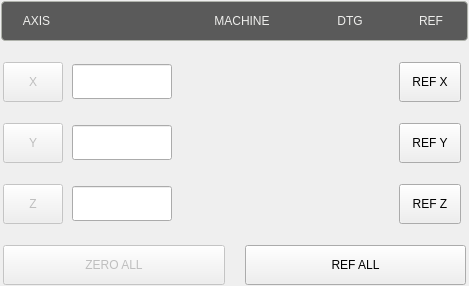
<?xml version="1.0" encoding="UTF-8"?>
<ui version="4.0">
 <class>dros_xyz</class>
 <widget class="QWidget" name="dros_xyz">
  <property name="geometry">
   <rect>
    <x>0</x>
    <y>0</y>
    <width>461</width>
    <height>286</height>
   </rect>
  </property>
  <property name="sizePolicy">
   <sizepolicy hsizetype="Preferred" vsizetype="Preferred">
    <horstretch>0</horstretch>
    <verstretch>0</verstretch>
   </sizepolicy>
  </property>
  <property name="windowTitle">
   <string>dros_xyz</string>
  </property>
  <property name="layoutDirection">
   <enum>Qt::LayoutDirection::LeftToRight</enum>
  </property>
  <layout class="QVBoxLayout" name="verticalLayout">
   <property name="spacing">
    <number>0</number>
   </property>
   <property name="leftMargin">
    <number>0</number>
   </property>
   <property name="topMargin">
    <number>0</number>
   </property>
   <property name="rightMargin">
    <number>0</number>
   </property>
   <property name="bottomMargin">
    <number>0</number>
   </property>
   <item>
    <widget class="QWidget" name="widget_xyz" native="true">
     <layout class="QVBoxLayout" name="verticalLayout_55">
      <property name="spacing">
       <number>19</number>
      </property>
      <property name="leftMargin">
       <number>0</number>
      </property>
      <property name="topMargin">
       <number>0</number>
      </property>
      <property name="rightMargin">
       <number>0</number>
      </property>
      <property name="bottomMargin">
       <number>0</number>
      </property>
      <item>
       <layout class="QHBoxLayout" name="horizontalLayout_81">
        <property name="spacing">
         <number>8</number>
        </property>
        <property name="leftMargin">
         <number>1</number>
        </property>
        <property name="topMargin">
         <number>1</number>
        </property>
        <property name="rightMargin">
         <number>1</number>
        </property>
        <property name="bottomMargin">
         <number>1</number>
        </property>
        <item>
         <widget class="QFrame" name="xyz_header_frame">
          <property name="sizePolicy">
           <sizepolicy hsizetype="Preferred" vsizetype="Fixed">
            <horstretch>0</horstretch>
            <verstretch>0</verstretch>
           </sizepolicy>
          </property>
          <property name="minimumSize">
           <size>
            <width>0</width>
            <height>40</height>
           </size>
          </property>
          <property name="maximumSize">
           <size>
            <width>16777215</width>
            <height>40</height>
           </size>
          </property>
          <property name="styleSheet">
           <string notr="true">.QFrame{
    border-style: solid;
    border-color: rgb(176, 179,172);
    border-width: 1px;
    border-radius: 4px;
    background-color: rgb(90, 90, 90);
    padding: -5px;
}</string>
          </property>
          <property name="frameShape">
           <enum>QFrame::Shape::StyledPanel</enum>
          </property>
          <property name="frameShadow">
           <enum>QFrame::Shadow::Raised</enum>
          </property>
          <layout class="QHBoxLayout" name="horizontalLayout_136">
           <property name="spacing">
            <number>8</number>
           </property>
           <property name="leftMargin">
            <number>15</number>
           </property>
           <property name="rightMargin">
            <number>20</number>
           </property>
           <item>
            <widget class="StatusLabel" name="axis_column_header">
             <property name="sizePolicy">
              <sizepolicy hsizetype="Fixed" vsizetype="Fixed">
               <horstretch>0</horstretch>
               <verstretch>0</verstretch>
              </sizepolicy>
             </property>
             <property name="minimumSize">
              <size>
               <width>60</width>
               <height>17</height>
              </size>
             </property>
             <property name="maximumSize">
              <size>
               <width>60</width>
               <height>17</height>
              </size>
             </property>
             <property name="styleSheet">
              <string notr="true">QLabel{
    color: rgb(238, 238, 236);
	font: 16pt &quot;Probe Basic Bebas Mono&quot;;
    padding-left: 1px;
    padding-right: 20px;
}</string>
             </property>
             <property name="text">
              <string>AXIS</string>
             </property>
             <property name="alignment">
              <set>Qt::AlignmentFlag::AlignCenter</set>
             </property>
             <property name="rules" stdset="0">
              <string>[]</string>
             </property>
            </widget>
           </item>
           <item>
            <widget class="StatusLabel" name="work_column_header">
             <property name="sizePolicy">
              <sizepolicy hsizetype="Fixed" vsizetype="Fixed">
               <horstretch>0</horstretch>
               <verstretch>0</verstretch>
              </sizepolicy>
             </property>
             <property name="minimumSize">
              <size>
               <width>100</width>
               <height>17</height>
              </size>
             </property>
             <property name="maximumSize">
              <size>
               <width>100</width>
               <height>17</height>
              </size>
             </property>
             <property name="styleSheet">
              <string notr="true">QLabel{
    color: rgb(238, 238, 236);
	font: 16pt &quot;Probe Basic Bebas Mono&quot;;
    padding-left: 6px;
}</string>
             </property>
             <property name="alignment">
              <set>Qt::AlignmentFlag::AlignCenter</set>
             </property>
             <property name="rules" stdset="0">
              <string>[{&quot;channels&quot;: [{&quot;url&quot;: &quot;status:g5x_index?text&quot;, &quot;trigger&quot;: true}], &quot;property&quot;: &quot;Text&quot;, &quot;expression&quot;: &quot;ch[0] + ' WORK'\n&quot;, &quot;name&quot;: &quot;WCS Header&quot;}]</string>
             </property>
            </widget>
           </item>
           <item>
            <widget class="QLabel" name="machine_column_header">
             <property name="enabled">
              <bool>false</bool>
             </property>
             <property name="sizePolicy">
              <sizepolicy hsizetype="Fixed" vsizetype="Fixed">
               <horstretch>0</horstretch>
               <verstretch>0</verstretch>
              </sizepolicy>
             </property>
             <property name="minimumSize">
              <size>
               <width>100</width>
               <height>17</height>
              </size>
             </property>
             <property name="maximumSize">
              <size>
               <width>100</width>
               <height>17</height>
              </size>
             </property>
             <property name="styleSheet">
              <string notr="true">QLabel{
    color: rgb(238, 238, 236);
	font: 16pt &quot;Probe Basic Bebas Mono&quot;;
}</string>
             </property>
             <property name="text">
              <string>MACHINE</string>
             </property>
             <property name="alignment">
              <set>Qt::AlignmentFlag::AlignCenter</set>
             </property>
            </widget>
           </item>
           <item>
            <widget class="QLabel" name="dtg_column_header">
             <property name="sizePolicy">
              <sizepolicy hsizetype="Fixed" vsizetype="Fixed">
               <horstretch>0</horstretch>
               <verstretch>0</verstretch>
              </sizepolicy>
             </property>
             <property name="minimumSize">
              <size>
               <width>100</width>
               <height>17</height>
              </size>
             </property>
             <property name="maximumSize">
              <size>
               <width>100</width>
               <height>17</height>
              </size>
             </property>
             <property name="styleSheet">
              <string notr="true">QLabel{
    color: rgb(238, 238, 236);
	font: 16pt &quot;Probe Basic Bebas Mono&quot;;
}</string>
             </property>
             <property name="text">
              <string>DTG</string>
             </property>
             <property name="alignment">
              <set>Qt::AlignmentFlag::AlignCenter</set>
             </property>
            </widget>
           </item>
           <item>
            <widget class="StatusLabel" name="ref_column_header">
             <property name="sizePolicy">
              <sizepolicy hsizetype="Fixed" vsizetype="Fixed">
               <horstretch>0</horstretch>
               <verstretch>0</verstretch>
              </sizepolicy>
             </property>
             <property name="minimumSize">
              <size>
               <width>40</width>
               <height>17</height>
              </size>
             </property>
             <property name="maximumSize">
              <size>
               <width>40</width>
               <height>17</height>
              </size>
             </property>
             <property name="styleSheet">
              <string notr="true">QLabel{
    color: rgb(238, 238, 236);
	font: 16pt &quot;Probe Basic Bebas Mono&quot;;
    padding-left: 6px;
}</string>
             </property>
             <property name="text">
              <string>REF</string>
             </property>
             <property name="alignment">
              <set>Qt::AlignmentFlag::AlignCenter</set>
             </property>
             <property name="rules" stdset="0">
              <string>[]</string>
             </property>
            </widget>
           </item>
          </layout>
         </widget>
        </item>
       </layout>
      </item>
      <item>
       <layout class="QHBoxLayout" name="x_axis_dro_layout">
        <property name="spacing">
         <number>7</number>
        </property>
        <property name="leftMargin">
         <number>1</number>
        </property>
        <property name="topMargin">
         <number>1</number>
        </property>
        <property name="rightMargin">
         <number>1</number>
        </property>
        <property name="bottomMargin">
         <number>1</number>
        </property>
        <item>
         <widget class="MDIButton" name="zero_x_button">
          <property name="enabled">
           <bool>false</bool>
          </property>
          <property name="sizePolicy">
           <sizepolicy hsizetype="Fixed" vsizetype="Preferred">
            <horstretch>0</horstretch>
            <verstretch>0</verstretch>
           </sizepolicy>
          </property>
          <property name="minimumSize">
           <size>
            <width>60</width>
            <height>40</height>
           </size>
          </property>
          <property name="maximumSize">
           <size>
            <width>60</width>
            <height>40</height>
           </size>
          </property>
          <property name="focusPolicy">
           <enum>Qt::FocusPolicy::NoFocus</enum>
          </property>
          <property name="layoutDirection">
           <enum>Qt::LayoutDirection::LeftToRight</enum>
          </property>
          <property name="styleSheet">
           <string notr="true">MDIButton {
   	font: 17pt &quot;Probe Basic Bebas Mono&quot;;
}</string>
          </property>
          <property name="text">
           <string>X</string>
          </property>
          <property name="icon">
           <iconset resource="/usr/lib/python3/dist-packages/probe_basic/probe_basic.qrc">
            <normaloff>:/images/zero.png</normaloff>:/images/zero.png</iconset>
          </property>
          <property name="iconSize">
           <size>
            <width>20</width>
            <height>20</height>
           </size>
          </property>
          <property name="rules" stdset="0">
           <string>[
    {
        &quot;channels&quot;: [
            {
                &quot;url&quot;: &quot;status:g5x_index&quot;,
                &quot;trigger&quot;: true,
                &quot;type&quot;: &quot;int&quot;
            }
        ],
        &quot;expression&quot;: &quot;&quot;,
        &quot;name&quot;: &quot;G5x Index&quot;,
        &quot;property&quot;: &quot;None&quot;
    }
]</string>
          </property>
          <property name="MDICommand" stdset="0">
           <string>G10 L20 P{ch[0]} X0.0</string>
          </property>
         </widget>
        </item>
        <item>
         <widget class="DROLineEdit" name="drowidget_x">
          <property name="minimumSize">
           <size>
            <width>100</width>
            <height>35</height>
           </size>
          </property>
          <property name="maximumSize">
           <size>
            <width>100</width>
            <height>35</height>
           </size>
          </property>
          <property name="font">
           <font>
            <family>Probe Basic Bebas Mono</family>
            <pointsize>17</pointsize>
            <italic>false</italic>
            <bold>false</bold>
           </font>
          </property>
          <property name="focusPolicy">
           <enum>Qt::FocusPolicy::ClickFocus</enum>
          </property>
          <property name="text">
           <string/>
          </property>
          <property name="cursorPosition">
           <number>0</number>
          </property>
          <property name="alignment">
           <set>Qt::AlignmentFlag::AlignRight|Qt::AlignmentFlag::AlignTrailing|Qt::AlignmentFlag::AlignVCenter</set>
          </property>
          <property name="referenceType" stdset="0">
           <number>1</number>
          </property>
          <property name="axisNumber" stdset="0">
           <number>0</number>
          </property>
          <property name="inchFormat" stdset="0">
           <string>%9.4f</string>
          </property>
          <property name="millimeterFormat" stdset="0">
           <string>%10.3f</string>
          </property>
          <property name="degreeFormat" stdset="0">
           <string>%10.2f</string>
          </property>
          <property name="latheMode" stdset="0">
           <number>0</number>
          </property>
          <property name="styleSet" stdset="0">
           <string>dataField17</string>
          </property>
         </widget>
        </item>
        <item>
         <widget class="DROLabel" name="drolabel_machine_x">
          <property name="sizePolicy">
           <sizepolicy hsizetype="Fixed" vsizetype="Fixed">
            <horstretch>0</horstretch>
            <verstretch>0</verstretch>
           </sizepolicy>
          </property>
          <property name="minimumSize">
           <size>
            <width>100</width>
            <height>35</height>
           </size>
          </property>
          <property name="maximumSize">
           <size>
            <width>100</width>
            <height>35</height>
           </size>
          </property>
          <property name="alignment">
           <set>Qt::AlignmentFlag::AlignRight|Qt::AlignmentFlag::AlignTrailing|Qt::AlignmentFlag::AlignVCenter</set>
          </property>
          <property name="referenceType" stdset="0">
           <number>0</number>
          </property>
          <property name="axisNumber" stdset="0">
           <number>0</number>
          </property>
          <property name="inchFormat" stdset="0">
           <string>%9.4f</string>
          </property>
          <property name="millimeterFormat" stdset="0">
           <string>%10.3f</string>
          </property>
          <property name="degreeFormat" stdset="0">
           <string>%10.2f</string>
          </property>
          <property name="latheMode" stdset="0">
           <number>0</number>
          </property>
          <property name="styleSet" stdset="0">
           <string>dataField17</string>
          </property>
         </widget>
        </item>
        <item>
         <widget class="DROLabel" name="drolabel_dtg_x">
          <property name="sizePolicy">
           <sizepolicy hsizetype="Fixed" vsizetype="Fixed">
            <horstretch>0</horstretch>
            <verstretch>0</verstretch>
           </sizepolicy>
          </property>
          <property name="minimumSize">
           <size>
            <width>100</width>
            <height>35</height>
           </size>
          </property>
          <property name="maximumSize">
           <size>
            <width>100</width>
            <height>35</height>
           </size>
          </property>
          <property name="alignment">
           <set>Qt::AlignmentFlag::AlignRight|Qt::AlignmentFlag::AlignTrailing|Qt::AlignmentFlag::AlignVCenter</set>
          </property>
          <property name="referenceType" stdset="0">
           <number>2</number>
          </property>
          <property name="axisNumber" stdset="0">
           <number>0</number>
          </property>
          <property name="inchFormat" stdset="0">
           <string>%9.4f</string>
          </property>
          <property name="millimeterFormat" stdset="0">
           <string>%10.3f</string>
          </property>
          <property name="degreeFormat" stdset="0">
           <string>%10.2f</string>
          </property>
          <property name="latheMode" stdset="0">
           <number>0</number>
          </property>
          <property name="styleSet" stdset="0">
           <string>dataField17</string>
          </property>
         </widget>
        </item>
        <item>
         <widget class="ActionButton" name="ref_x_button">
          <property name="sizePolicy">
           <sizepolicy hsizetype="Preferred" vsizetype="Fixed">
            <horstretch>0</horstretch>
            <verstretch>0</verstretch>
           </sizepolicy>
          </property>
          <property name="minimumSize">
           <size>
            <width>62</width>
            <height>40</height>
           </size>
          </property>
          <property name="maximumSize">
           <size>
            <width>62</width>
            <height>40</height>
           </size>
          </property>
          <property name="focusPolicy">
           <enum>Qt::FocusPolicy::NoFocus</enum>
          </property>
          <property name="styleSheet">
           <string notr="true">QPushButton {
   	font: 15pt &quot;Probe Basic Bebas Mono&quot;;
}</string>
          </property>
          <property name="text">
           <string>REF X</string>
          </property>
          <property name="rules" stdset="0">
           <string>[{&quot;name&quot;: &quot;home_prohibit&quot;, &quot;property&quot;: &quot;Enable&quot;, &quot;expression&quot;: &quot;not (ch[0] or ch[1] or ch[2])&quot;, &quot;channels&quot;: [{&quot;url&quot;: &quot;status:joint.0.homing&quot;, &quot;trigger&quot;: true}, {&quot;url&quot;: &quot;status:joint.1.homing&quot;, &quot;trigger&quot;: true}, {&quot;url&quot;: &quot;status:joint.2.homing&quot;, &quot;trigger&quot;: true}]}]</string>
          </property>
          <property name="actionName" stdset="0">
           <string>machine.home.axis:x</string>
          </property>
         </widget>
        </item>
       </layout>
      </item>
      <item>
       <layout class="QHBoxLayout" name="y_axis_dro_layout">
        <property name="spacing">
         <number>7</number>
        </property>
        <property name="leftMargin">
         <number>1</number>
        </property>
        <property name="topMargin">
         <number>1</number>
        </property>
        <property name="rightMargin">
         <number>1</number>
        </property>
        <property name="bottomMargin">
         <number>1</number>
        </property>
        <item>
         <widget class="MDIButton" name="zero_y_button">
          <property name="enabled">
           <bool>false</bool>
          </property>
          <property name="sizePolicy">
           <sizepolicy hsizetype="Fixed" vsizetype="Preferred">
            <horstretch>0</horstretch>
            <verstretch>0</verstretch>
           </sizepolicy>
          </property>
          <property name="minimumSize">
           <size>
            <width>60</width>
            <height>40</height>
           </size>
          </property>
          <property name="maximumSize">
           <size>
            <width>60</width>
            <height>40</height>
           </size>
          </property>
          <property name="focusPolicy">
           <enum>Qt::FocusPolicy::NoFocus</enum>
          </property>
          <property name="styleSheet">
           <string notr="true">MDIButton {
   	font: 17pt &quot;Probe Basic Bebas Mono&quot;;
}</string>
          </property>
          <property name="text">
           <string>Y</string>
          </property>
          <property name="icon">
           <iconset resource="/usr/lib/python3/dist-packages/probe_basic/probe_basic.qrc">
            <normaloff>:/images/zero.png</normaloff>:/images/zero.png</iconset>
          </property>
          <property name="iconSize">
           <size>
            <width>20</width>
            <height>20</height>
           </size>
          </property>
          <property name="rules" stdset="0">
           <string>[
    {
        &quot;channels&quot;: [
            {
                &quot;url&quot;: &quot;status:g5x_index&quot;,
                &quot;trigger&quot;: true,
                &quot;type&quot;: &quot;int&quot;
            }
        ],
        &quot;expression&quot;: &quot;&quot;,
        &quot;name&quot;: &quot;G5x Index&quot;,
        &quot;property&quot;: &quot;None&quot;
    }
]</string>
          </property>
          <property name="MDICommand" stdset="0">
           <string>G10 L20 P{ch[0]} Y0.0</string>
          </property>
         </widget>
        </item>
        <item>
         <widget class="DROLineEdit" name="drowidget_y">
          <property name="minimumSize">
           <size>
            <width>100</width>
            <height>35</height>
           </size>
          </property>
          <property name="maximumSize">
           <size>
            <width>100</width>
            <height>35</height>
           </size>
          </property>
          <property name="font">
           <font>
            <family>Probe Basic Bebas Mono</family>
            <pointsize>17</pointsize>
            <italic>false</italic>
            <bold>false</bold>
           </font>
          </property>
          <property name="focusPolicy">
           <enum>Qt::FocusPolicy::ClickFocus</enum>
          </property>
          <property name="alignment">
           <set>Qt::AlignmentFlag::AlignRight|Qt::AlignmentFlag::AlignTrailing|Qt::AlignmentFlag::AlignVCenter</set>
          </property>
          <property name="axisNumber" stdset="0">
           <number>1</number>
          </property>
          <property name="styleSet" stdset="0">
           <string>dataField17</string>
          </property>
         </widget>
        </item>
        <item>
         <widget class="DROLabel" name="drolabel_machine_y">
          <property name="sizePolicy">
           <sizepolicy hsizetype="Fixed" vsizetype="Fixed">
            <horstretch>0</horstretch>
            <verstretch>0</verstretch>
           </sizepolicy>
          </property>
          <property name="minimumSize">
           <size>
            <width>100</width>
            <height>35</height>
           </size>
          </property>
          <property name="maximumSize">
           <size>
            <width>100</width>
            <height>35</height>
           </size>
          </property>
          <property name="alignment">
           <set>Qt::AlignmentFlag::AlignRight|Qt::AlignmentFlag::AlignTrailing|Qt::AlignmentFlag::AlignVCenter</set>
          </property>
          <property name="referenceType" stdset="0">
           <number>0</number>
          </property>
          <property name="axisNumber" stdset="0">
           <number>1</number>
          </property>
          <property name="inchFormat" stdset="0">
           <string>%9.4f</string>
          </property>
          <property name="millimeterFormat" stdset="0">
           <string>%10.3f</string>
          </property>
          <property name="degreeFormat" stdset="0">
           <string>%10.2f</string>
          </property>
          <property name="latheMode" stdset="0">
           <number>0</number>
          </property>
          <property name="styleSet" stdset="0">
           <string>dataField17</string>
          </property>
         </widget>
        </item>
        <item>
         <widget class="DROLabel" name="drolabel_dtg_y">
          <property name="sizePolicy">
           <sizepolicy hsizetype="Fixed" vsizetype="Fixed">
            <horstretch>0</horstretch>
            <verstretch>0</verstretch>
           </sizepolicy>
          </property>
          <property name="minimumSize">
           <size>
            <width>100</width>
            <height>35</height>
           </size>
          </property>
          <property name="maximumSize">
           <size>
            <width>100</width>
            <height>35</height>
           </size>
          </property>
          <property name="alignment">
           <set>Qt::AlignmentFlag::AlignRight|Qt::AlignmentFlag::AlignTrailing|Qt::AlignmentFlag::AlignVCenter</set>
          </property>
          <property name="referenceType" stdset="0">
           <number>2</number>
          </property>
          <property name="axisNumber" stdset="0">
           <number>1</number>
          </property>
          <property name="inchFormat" stdset="0">
           <string>%9.4f</string>
          </property>
          <property name="millimeterFormat" stdset="0">
           <string>%10.3f</string>
          </property>
          <property name="degreeFormat" stdset="0">
           <string>%10.2f</string>
          </property>
          <property name="latheMode" stdset="0">
           <number>0</number>
          </property>
          <property name="styleSet" stdset="0">
           <string>dataField17</string>
          </property>
         </widget>
        </item>
        <item>
         <widget class="ActionButton" name="ref_y_button">
          <property name="sizePolicy">
           <sizepolicy hsizetype="Preferred" vsizetype="Fixed">
            <horstretch>0</horstretch>
            <verstretch>0</verstretch>
           </sizepolicy>
          </property>
          <property name="minimumSize">
           <size>
            <width>62</width>
            <height>40</height>
           </size>
          </property>
          <property name="maximumSize">
           <size>
            <width>62</width>
            <height>40</height>
           </size>
          </property>
          <property name="focusPolicy">
           <enum>Qt::FocusPolicy::NoFocus</enum>
          </property>
          <property name="styleSheet">
           <string notr="true">QPushButton {
   	font: 15pt &quot;Probe Basic Bebas Mono&quot;;
}</string>
          </property>
          <property name="text">
           <string>REF Y</string>
          </property>
          <property name="rules" stdset="0">
           <string>[{&quot;name&quot;: &quot;home_prohibit&quot;, &quot;property&quot;: &quot;Enable&quot;, &quot;expression&quot;: &quot;not (ch[0] or ch[1] or ch[2])&quot;, &quot;channels&quot;: [{&quot;url&quot;: &quot;status:joint.0.homing&quot;, &quot;trigger&quot;: true}, {&quot;url&quot;: &quot;status:joint.1.homing&quot;, &quot;trigger&quot;: true}, {&quot;url&quot;: &quot;status:joint.2.homing&quot;, &quot;trigger&quot;: true}]}]</string>
          </property>
          <property name="actionName" stdset="0">
           <string>machine.home.axis:y</string>
          </property>
         </widget>
        </item>
       </layout>
      </item>
      <item>
       <layout class="QHBoxLayout" name="z_axis_dro_layout">
        <property name="spacing">
         <number>7</number>
        </property>
        <property name="leftMargin">
         <number>1</number>
        </property>
        <property name="topMargin">
         <number>1</number>
        </property>
        <property name="rightMargin">
         <number>1</number>
        </property>
        <property name="bottomMargin">
         <number>1</number>
        </property>
        <item>
         <widget class="MDIButton" name="zero_z_button">
          <property name="enabled">
           <bool>false</bool>
          </property>
          <property name="sizePolicy">
           <sizepolicy hsizetype="Fixed" vsizetype="Preferred">
            <horstretch>0</horstretch>
            <verstretch>0</verstretch>
           </sizepolicy>
          </property>
          <property name="minimumSize">
           <size>
            <width>60</width>
            <height>40</height>
           </size>
          </property>
          <property name="maximumSize">
           <size>
            <width>60</width>
            <height>40</height>
           </size>
          </property>
          <property name="focusPolicy">
           <enum>Qt::FocusPolicy::NoFocus</enum>
          </property>
          <property name="styleSheet">
           <string notr="true">MDIButton {
   	font: 17pt &quot;Probe Basic Bebas Mono&quot;;
}</string>
          </property>
          <property name="text">
           <string>Z</string>
          </property>
          <property name="icon">
           <iconset resource="/usr/lib/python3/dist-packages/probe_basic/probe_basic.qrc">
            <normaloff>:/images/zero.png</normaloff>:/images/zero.png</iconset>
          </property>
          <property name="iconSize">
           <size>
            <width>20</width>
            <height>20</height>
           </size>
          </property>
          <property name="rules" stdset="0">
           <string>[
    {
        &quot;channels&quot;: [
            {
                &quot;url&quot;: &quot;status:g5x_index&quot;,
                &quot;trigger&quot;: true,
                &quot;type&quot;: &quot;int&quot;
            }
        ],
        &quot;expression&quot;: &quot;&quot;,
        &quot;name&quot;: &quot;G5x Index&quot;,
        &quot;property&quot;: &quot;None&quot;
    }
]</string>
          </property>
          <property name="MDICommand" stdset="0">
           <string>G10 L20 P{ch[0]} Z0.0</string>
          </property>
         </widget>
        </item>
        <item>
         <widget class="DROLineEdit" name="drowidget_z">
          <property name="minimumSize">
           <size>
            <width>100</width>
            <height>35</height>
           </size>
          </property>
          <property name="maximumSize">
           <size>
            <width>100</width>
            <height>35</height>
           </size>
          </property>
          <property name="font">
           <font>
            <family>Probe Basic Bebas Mono</family>
            <pointsize>17</pointsize>
            <italic>false</italic>
            <bold>false</bold>
           </font>
          </property>
          <property name="focusPolicy">
           <enum>Qt::FocusPolicy::ClickFocus</enum>
          </property>
          <property name="alignment">
           <set>Qt::AlignmentFlag::AlignRight|Qt::AlignmentFlag::AlignTrailing|Qt::AlignmentFlag::AlignVCenter</set>
          </property>
          <property name="axisNumber" stdset="0">
           <number>2</number>
          </property>
          <property name="styleSet" stdset="0">
           <string>dataField17</string>
          </property>
         </widget>
        </item>
        <item>
         <widget class="DROLabel" name="drolabel_machine_z">
          <property name="sizePolicy">
           <sizepolicy hsizetype="Fixed" vsizetype="Fixed">
            <horstretch>0</horstretch>
            <verstretch>0</verstretch>
           </sizepolicy>
          </property>
          <property name="minimumSize">
           <size>
            <width>100</width>
            <height>35</height>
           </size>
          </property>
          <property name="maximumSize">
           <size>
            <width>100</width>
            <height>35</height>
           </size>
          </property>
          <property name="alignment">
           <set>Qt::AlignmentFlag::AlignRight|Qt::AlignmentFlag::AlignTrailing|Qt::AlignmentFlag::AlignVCenter</set>
          </property>
          <property name="referenceType" stdset="0">
           <number>0</number>
          </property>
          <property name="axisNumber" stdset="0">
           <number>2</number>
          </property>
          <property name="inchFormat" stdset="0">
           <string>%9.4f</string>
          </property>
          <property name="millimeterFormat" stdset="0">
           <string>%10.3f</string>
          </property>
          <property name="degreeFormat" stdset="0">
           <string>%10.2f</string>
          </property>
          <property name="latheMode" stdset="0">
           <number>0</number>
          </property>
          <property name="styleSet" stdset="0">
           <string>dataField17</string>
          </property>
         </widget>
        </item>
        <item>
         <widget class="DROLabel" name="drolabel_dtg_z">
          <property name="sizePolicy">
           <sizepolicy hsizetype="Fixed" vsizetype="Fixed">
            <horstretch>0</horstretch>
            <verstretch>0</verstretch>
           </sizepolicy>
          </property>
          <property name="minimumSize">
           <size>
            <width>100</width>
            <height>35</height>
           </size>
          </property>
          <property name="maximumSize">
           <size>
            <width>100</width>
            <height>35</height>
           </size>
          </property>
          <property name="alignment">
           <set>Qt::AlignmentFlag::AlignRight|Qt::AlignmentFlag::AlignTrailing|Qt::AlignmentFlag::AlignVCenter</set>
          </property>
          <property name="referenceType" stdset="0">
           <number>2</number>
          </property>
          <property name="axisNumber" stdset="0">
           <number>2</number>
          </property>
          <property name="inchFormat" stdset="0">
           <string>%9.4f</string>
          </property>
          <property name="millimeterFormat" stdset="0">
           <string>%10.3f</string>
          </property>
          <property name="degreeFormat" stdset="0">
           <string>%10.2f</string>
          </property>
          <property name="latheMode" stdset="0">
           <number>0</number>
          </property>
          <property name="styleSet" stdset="0">
           <string>dataField17</string>
          </property>
         </widget>
        </item>
        <item>
         <widget class="ActionButton" name="ref_z_button">
          <property name="sizePolicy">
           <sizepolicy hsizetype="Preferred" vsizetype="Fixed">
            <horstretch>0</horstretch>
            <verstretch>0</verstretch>
           </sizepolicy>
          </property>
          <property name="minimumSize">
           <size>
            <width>62</width>
            <height>40</height>
           </size>
          </property>
          <property name="maximumSize">
           <size>
            <width>62</width>
            <height>40</height>
           </size>
          </property>
          <property name="focusPolicy">
           <enum>Qt::FocusPolicy::NoFocus</enum>
          </property>
          <property name="styleSheet">
           <string notr="true">QPushButton {
   	font: 15pt &quot;Probe Basic Bebas Mono&quot;;
}</string>
          </property>
          <property name="text">
           <string>REF Z</string>
          </property>
          <property name="rules" stdset="0">
           <string>[{&quot;name&quot;: &quot;home_prohibit&quot;, &quot;property&quot;: &quot;Enable&quot;, &quot;expression&quot;: &quot;not (ch[0] or ch[1] or ch[2])&quot;, &quot;channels&quot;: [{&quot;url&quot;: &quot;status:joint.0.homing&quot;, &quot;trigger&quot;: true}, {&quot;url&quot;: &quot;status:joint.1.homing&quot;, &quot;trigger&quot;: true}, {&quot;url&quot;: &quot;status:joint.2.homing&quot;, &quot;trigger&quot;: true}]}]</string>
          </property>
          <property name="actionName" stdset="0">
           <string>machine.home.axis:z</string>
          </property>
         </widget>
        </item>
       </layout>
      </item>
      <item>
       <layout class="QHBoxLayout" name="layout_ref_zero">
        <property name="spacing">
         <number>20</number>
        </property>
        <property name="leftMargin">
         <number>3</number>
        </property>
        <property name="topMargin">
         <number>1</number>
        </property>
        <property name="rightMargin">
         <number>3</number>
        </property>
        <property name="bottomMargin">
         <number>1</number>
        </property>
        <item>
         <widget class="MDIButton" name="zero_all_button">
          <property name="enabled">
           <bool>false</bool>
          </property>
          <property name="sizePolicy">
           <sizepolicy hsizetype="Preferred" vsizetype="Preferred">
            <horstretch>1</horstretch>
            <verstretch>0</verstretch>
           </sizepolicy>
          </property>
          <property name="minimumSize">
           <size>
            <width>60</width>
            <height>40</height>
           </size>
          </property>
          <property name="maximumSize">
           <size>
            <width>16777215</width>
            <height>40</height>
           </size>
          </property>
          <property name="focusPolicy">
           <enum>Qt::FocusPolicy::NoFocus</enum>
          </property>
          <property name="layoutDirection">
           <enum>Qt::LayoutDirection::LeftToRight</enum>
          </property>
          <property name="styleSheet">
           <string notr="true">MDIButton {
   	font: 15pt &quot;Probe Basic Bebas Mono&quot;;
}</string>
          </property>
          <property name="text">
           <string>ZERO ALL</string>
          </property>
          <property name="iconSize">
           <size>
            <width>20</width>
            <height>20</height>
           </size>
          </property>
          <property name="rules" stdset="0">
           <string>[
    {
        &quot;channels&quot;: [
            {
                &quot;url&quot;: &quot;status:g5x_index&quot;,
                &quot;trigger&quot;: true,
                &quot;type&quot;: &quot;int&quot;
            }
        ],
        &quot;expression&quot;: &quot;&quot;,
        &quot;name&quot;: &quot;G5x Index&quot;,
        &quot;property&quot;: &quot;None&quot;
    }
]</string>
          </property>
          <property name="MDICommand" stdset="0">
           <string>G10 L20 P{ch[0]} X0.0 Y0.0 Z0.0</string>
          </property>
         </widget>
        </item>
        <item>
         <widget class="ActionButton" name="ref_all_button">
          <property name="sizePolicy">
           <sizepolicy hsizetype="Preferred" vsizetype="Fixed">
            <horstretch>1</horstretch>
            <verstretch>0</verstretch>
           </sizepolicy>
          </property>
          <property name="minimumSize">
           <size>
            <width>62</width>
            <height>40</height>
           </size>
          </property>
          <property name="maximumSize">
           <size>
            <width>16777215</width>
            <height>40</height>
           </size>
          </property>
          <property name="focusPolicy">
           <enum>Qt::FocusPolicy::NoFocus</enum>
          </property>
          <property name="styleSheet">
           <string notr="true">QPushButton {
   	font: 15pt &quot;Probe Basic Bebas Mono&quot;;
}</string>
          </property>
          <property name="text">
           <string>REF ALL</string>
          </property>
          <property name="rules" stdset="0">
           <string>[{&quot;channels&quot;: [{&quot;url&quot;: &quot;status:all_axes_homed&quot;, &quot;trigger&quot;: true}], &quot;property&quot;: &quot;Text&quot;, &quot;expression&quot;: &quot;'HOMED' if ch[0] else 'REF ALL'&quot;, &quot;name&quot;: &quot;reference_all&quot;}, {&quot;name&quot;: &quot;home_prohibit&quot;, &quot;property&quot;: &quot;Enable&quot;, &quot;expression&quot;: &quot;not (ch[0] or ch[1] or ch[2])&quot;, &quot;channels&quot;: [{&quot;url&quot;: &quot;status:joint.0.homing&quot;, &quot;trigger&quot;: true}, {&quot;url&quot;: &quot;status:joint.1.homing&quot;, &quot;trigger&quot;: true}, {&quot;url&quot;: &quot;status:joint.2.homing&quot;, &quot;trigger&quot;: true}]}]</string>
          </property>
          <property name="actionName" stdset="0">
           <string>machine.home.all</string>
          </property>
         </widget>
        </item>
       </layout>
      </item>
     </layout>
    </widget>
   </item>
  </layout>
 </widget>
 <customwidgets>
  <customwidget>
   <class>ActionButton</class>
   <extends>QPushButton</extends>
   <header>qtpyvcp.widgets.button_widgets.action_button</header>
  </customwidget>
  <customwidget>
   <class>MDIButton</class>
   <extends>QPushButton</extends>
   <header>qtpyvcp.widgets.button_widgets.mdi_button</header>
  </customwidget>
  <customwidget>
   <class>StatusLabel</class>
   <extends>QLabel</extends>
   <header>qtpyvcp.widgets.display_widgets.status_label</header>
  </customwidget>
  <customwidget>
   <class>DROLabel</class>
   <extends>QLabel</extends>
   <header>qtpyvcp.widgets.display_widgets.dro_label</header>
  </customwidget>
  <customwidget>
   <class>DROLineEdit</class>
   <extends>QLineEdit</extends>
   <header>qtpyvcp.widgets.input_widgets.dro_line_edit</header>
  </customwidget>
 </customwidgets>
 <resources>
  <include location="/usr/lib/python3/dist-packages/probe_basic/probe_basic.qrc"/>
 </resources>
 <connections/>
</ui>
